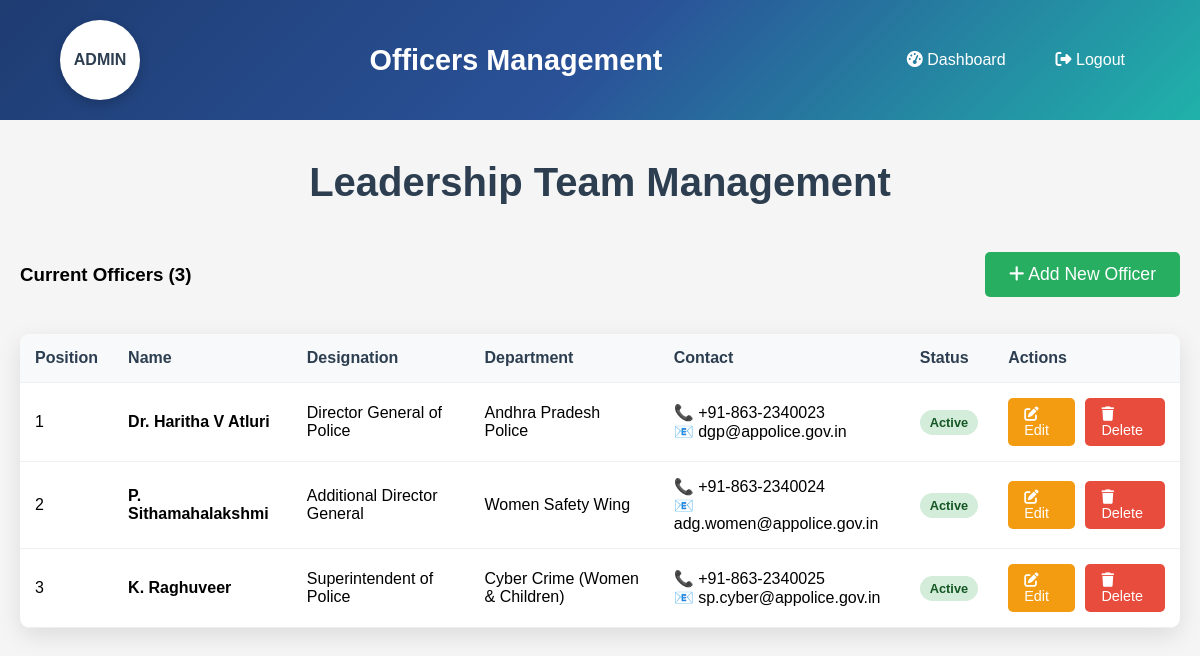
/admin/officers (signed in), run on an earlier commit of the app's database.
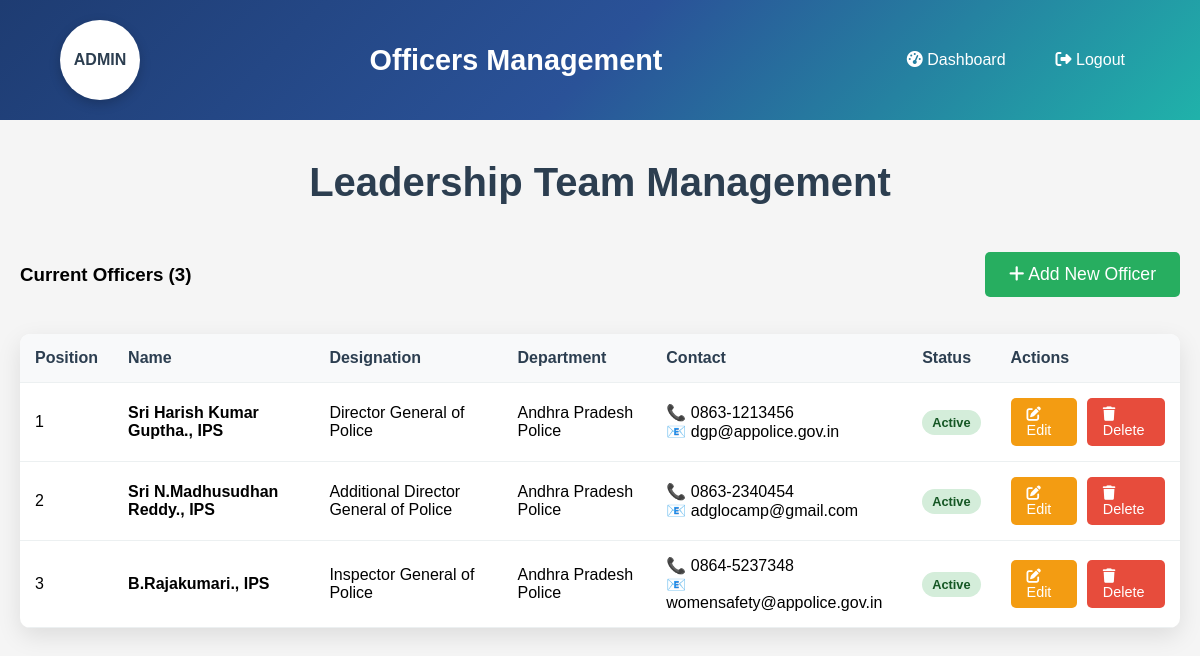
And on a later commit of the database.
### tables this page shows
CREATE TABLE officers (
                id INTEGER PRIMARY KEY AUTOINCREMENT,
                name TEXT NOT NULL,
                designation TEXT NOT NULL,
                department TEXT,
                phone TEXT,
                email TEXT,
                image_url TEXT,
                bio TEXT,
                position_order INTEGER DEFAULT 0,
                is_active BOOLEAN DEFAULT 1
            );

### app.py (the view)
@app.route('/admin/officers')
def admin_officers():
    if not session.get('admin_logged_in'):
        return redirect(url_for('admin_login'))
    conn = sqlite3.connect('women_safety.db')
    cursor = conn.cursor()
    cursor.execute('SELECT id, name, designation, department, phone, email, position_order, is_active FROM officers ORDER BY position_order, name')
    officers = cursor.fetchall()
    conn.close()
    return render_template('admin_officers.html', officers=officers)

### templates/admin_officers.html (shortened to what this page needs)
<!DOCTYPE html>
<html lang="en">
<head>
    <link rel="stylesheet" href="https://cdnjs.cloudflare.com/ajax/libs/font-awesome/6.4.0/css/all.min.css">
</head>
<body>
    <div class="header">
        <div class="logo">ADMIN</div>
        <div class="header-title">Officers Management</div>
        <div class="nav-links">
            <a href="{{ url_for('admin_dashboard') }}"><i class="fas fa-tachometer-alt"></i> Dashboard</a>
            <a href="{{ url_for('admin_logout') }}"><i class="fas fa-sign-out-alt"></i> Logout</a>
        </div>
    </div>
    <div class="container">
        <h1 class="page-title">Leadership Team Management</h1>
        <div class="actions-bar">
            <h3>Current Officers ({{ officers|length }})</h3>
            <a href="{{ url_for('admin_add_officer') }}" class="btn-add">
                <i class="fas fa-plus"></i> Add New Officer
            </a>
        </div>
        <div class="officers-table">
            <table>
                <thead>
                    <tr>
                        <th>Position</th>
                        <th>Name</th>
                        <th>Designation</th>
                        <th>Department</th>
                        <th>Contact</th>
                        <th>Status</th>
                        <th>Actions</th>
                    </tr>
                </thead>
                <tbody>
                    {% for officer in officers %}
                    <tr>
                        <td>{{ officer[6] }}</td>
                        <td><strong>{{ officer[1] }}</strong></td>
                        <td>{{ officer[2] }}</td>
                        <td>{{ officer[3] }}</td>
                        <td>
                            {% if officer[4] %}📞 {{ officer[4] }}<br>{% endif %}
                            {% if officer[5] %}📧 {{ officer[5] }}{% endif %}
                        </td>
                        <td>
                            {% if officer[7] %}
                                <span class="status-badge status-active">Active</span>
                            {% else %}
                                <span class="status-badge status-inactive">Inactive</span>
                            {% endif %}
                        </td>
                        <td>
                            <div class="action-btns">
                                <a href="{{ url_for('admin_edit_officer', officer_id=officer[0]) }}" class="btn btn-edit">
                                    <i class="fas fa-edit"></i> Edit
                                </a>
                                <a href="{{ url_for('admin_delete_officer', officer_id=officer[0]) }}"
                                   class="btn btn-delete"
                                   onclick="return confirm('Are you sure you want to delete this officer?')">
                                    <i class="fas fa-trash"></i> Delete
                                </a>
                            </div>
                        </td>
                    </tr>
                    {% endfor %}
                </tbody>
            </table>
        </div>
    </div>
</body>
</html>

### templates/admin_officers.html (style rules this page uses)
body { font-family: Arial, sans-serif; margin: 0; background: #f5f5f5; }
.header { background: linear-gradient(135deg, #1e3c72 0%, #2a5298 50%, #20b2aa 100%); padding: 20px 60px; display: flex; align-items: center; justify-content: space-between; color: #fff; }
.logo { width: 80px; height: 80px; background: #fff; border-radius: 50%; display: flex; align-items: center; justify-content: center; box-shadow: 0 4px 12px rgba(0,0,0,0.2); color: #2c3e50; font-weight: bold; }
.header-title { font-size: 1.8em; font-weight: bold; }
.nav-links { display: flex; gap: 20px; }
.nav-links a { color: #fff; text-decoration: none; padding: 10px 15px; border-radius: 5px; transition: all 0.3s; }
.container { max-width: 1200px; margin: 40px auto; padding: 0 20px; }
.page-title { font-size: 2.5em; color: #2c3e50; text-align: center; margin-bottom: 40px; }
.actions-bar { display: flex; justify-content: space-between; align-items: center; margin-bottom: 30px; }
.btn-add { background: #27ae60; color: #fff; padding: 12px 24px; border: none; border-radius: 5px; text-decoration: none; font-size: 1.1em; transition: all 0.3s; }
.officers-table { width: 100%; background: #fff; border-radius: 10px; overflow: hidden; box-shadow: 0 8px 25px rgba(0,0,0,0.1); }
.officers-table table { width: 100%; border-collapse: collapse; }
.officers-table th, .officers-table td { padding: 15px; text-align: left; border-bottom: 1px solid #ecf0f1; }
.officers-table th { background: #f8f9fa; color: #2c3e50; font-weight: bold; }
.status-badge { padding: 5px 10px; border-radius: 15px; font-size: 0.8em; font-weight: bold; }
.status-active { background: #d4edda; color: #155724; }
.action-btns { display: flex; gap: 10px; }
.btn { padding: 8px 16px; border: none; border-radius: 5px; text-decoration: none; font-size: 0.9em; cursor: pointer; transition: all 0.3s; }
.btn-edit { background: #f39c12; color: #fff; }
.btn-delete { background: #e74c3c; color: #fff; }

What changed in the data, as far as the page shows it:
changed officers "Director General of Police": name "Dr. Haritha V Atluri" → "Sri Harish Kumar Guptha., IPS"; phone "+91-863-2340023" → "0863-1213456"
changed officers: name "P. Sithamahalakshmi" → "Sri N.Madhusudhan Reddy., IPS"; designation "Additional Director General" → "Additional Director General of Police"; department "Women Safety Wing" → "Andhra Pradesh Police"; phone "+91-863-2340024" → "0863-2340454"; email "adg.women@appolice.gov.in" → "adglocamp@gmail.com"
changed officers: name "K. Raghuveer" → "B.Rajakumari., IPS"; designation "Superintendent of Police" → "Inspector General of Police"; department "Cyber Crime (Women & Children)" → "Andhra Pradesh Police"; phone "+91-863-2340025" → "0864-5237348"; email "sp.cyber@appolice.gov.in" → "womensafety@appolice.gov.in"
